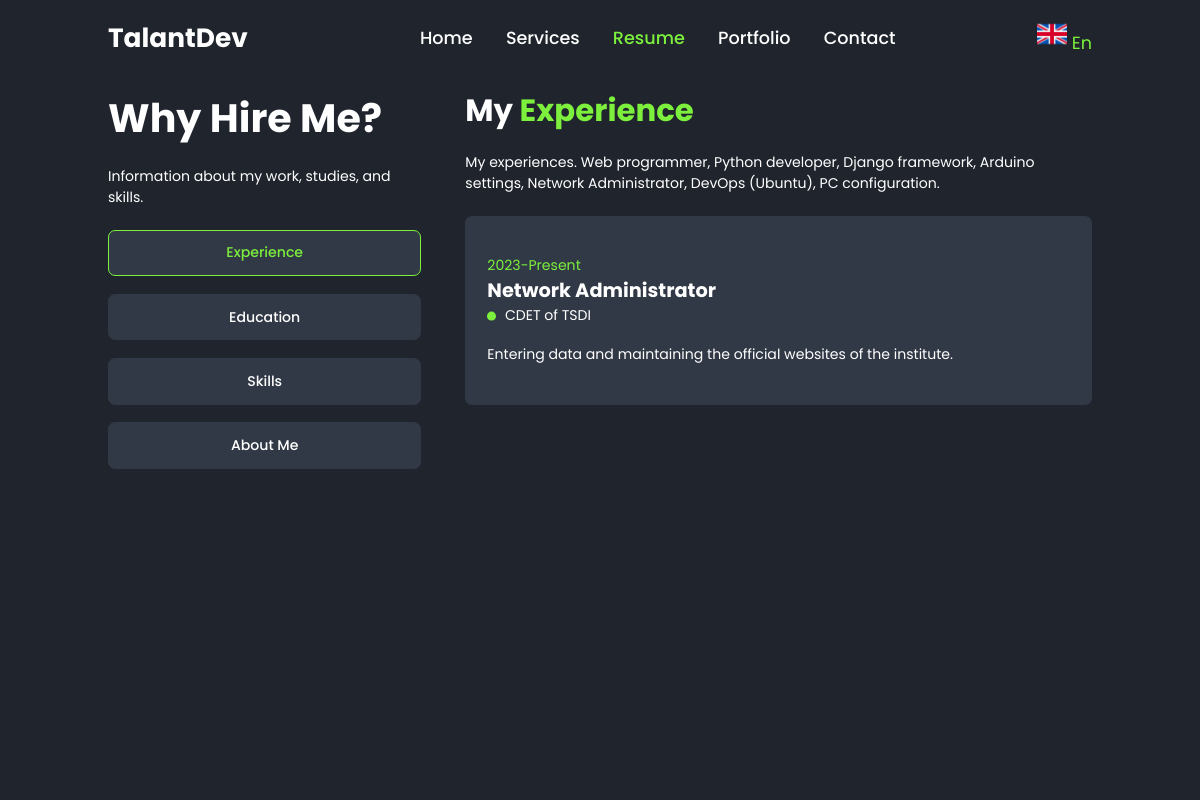
/en/resume/, run on the app's committed database.
### main/models.py (models this page shows, shortened)
class Language(models.Model):
    base = models.CharField(max_length=20)
    base_url = models.CharField(max_length=20)
    base_img = models.ImageField(upload_to='images/', null=True)
    first = models.CharField(max_length=20)
    first_url = models.CharField(max_length=20)
    first_img = models.ImageField(upload_to='images/', null=True)
    second = models.CharField(max_length=20)
    second_url = models.CharField(max_length=20)
    second_img = models.ImageField(upload_to='images/', null=True)
    create_at = models.DateTimeField(auto_now_add=True)
    update_at = models.DateTimeField(auto_now=True)

class Page(models.Model):  # Page model for Resume Page Card, Skill and About Me section
    name = models.CharField(max_length=100, verbose_name="Name")  # Multilanguage
    content = models.TextField(verbose_name="Content")  # Multilanguage
    create_at = models.DateTimeField(auto_now_add=True)
    update_at = models.DateTimeField(auto_now=True)

class Card(models.Model):  # Card model for Resume page Experience and Education sections
    page = models.ForeignKey(Page, on_delete=models.SET_NULL, null=True, verbose_name="Experience or Education")
    date_time = models.CharField(max_length=100, verbose_name="Date day")  # Multilanguage
    direction = models.CharField(max_length=100, verbose_name="Yo'nalish")  # Multilanguage
    company = models.CharField(max_length=100, verbose_name="Company")  # Multilanguage
    content = models.TextField(verbose_name="Content")  # Multilanguage
    create_at = models.DateTimeField(auto_now_add=True)
    update_at = models.DateTimeField(auto_now=True)

### main/views.py (the view)
# urls.py: path('resume/', views.resume, name='resume'),
def resume(request):
    experience = Page.objects.first()
    education = Page.objects.all()[1]
    skill = Page.objects.all()[2]
    about_me = Page.objects.all()[3]
    experiences = Card.objects.filter(page=experience)
    educations = Card.objects.filter(page=education)
    skills = Skill.objects.filter(skill=skill)
    abouts_me = AboutMe.objects.all()
    language = get_languages()
    context = {
        'experience': experience,
        'education': education,
        'skill': skill,
        'about_me': about_me,
        'experiences': experiences,
        'educations': educations,
        'skills': skills,
        'abouts_me': abouts_me,
        'language': language,
    }
    return render(request, 'resume.html', context)

### main/function.py (called while the page is built)
def get_languages():
    return Language.objects.first()

### templates/resume.html (shortened to what this page needs)
<!doctype html>
{% load static %}
{% load i18n %}
<html lang="en">
<head>
    <link href='https://unpkg.com/boxicons@2.1.4/css/boxicons.min.css' rel='stylesheet'>
    <link rel="stylesheet" href="{% static 'style/style.css' %}">
</head>
<body>
<header class="active">
    <a href="{% url 'main:welcome' %}" class="logo">{% trans "TalantDev" %}</a>
    <nav>
        <a href="{% url 'main:welcome' %}">{% trans "Home" %}</a>
        <a href="{% url 'main:services' %}">{% trans "Services" %}</a>
        <a href="{% url 'main:resume' %}" class="active">{% trans "Resume" %}</a>
        <a href="{% url 'main:portfolio' %}">{% trans "Portfolio" %}</a>
        <a href="{% url 'main:contact' %}">{% trans "Contact" %}</a>
    </nav>
    <div class="dropdowns">
        <span id="lang">
            <img src="{{ language.base_img.url }}" alt="" width="30">
            {{ language.base }}
        </span>
    </div>
</header>
<div class="bars-box active">
    <div class="bar" style="--i:6;"></div>
    <div class="bar" style="--i:1;"></div>
</div>
<section class="resume active">
    <div class="resume-container">
        <div class="resume-box">
            <h2>
                {% trans 'Why Hire Me?' %}
            </h2>
            <p class="desc">
                {% trans "Information about my work, studies, and skills." %}
            </p>
            <button class="resume-btn active">
                {% trans "Experience" %}
            </button>
            <button class="resume-btn">
                {% trans "Education" %}
            </button>
            <button class="resume-btn">
                {% trans "Skills" %}
            </button>
            <button class="resume-btn">
                {% trans "About Me" %}
            </button>
        </div>
        <div class="resume-box">
            <div class="resume-detail experience active">
                <h2 class="heading">
                    {% trans "My" %}
                    <span>
                        {{ experience.name }}
                    </span>
                </h2>
                <p class="desc">
                    {{ experience.content }}
                </p>
                <div class="resume-list">
                    {% for experien in experiences %}
                        <div class="resume-item">
                            <p class="year">
                                {{ experien.date_time }}
                            </p>
                            <h3>
                                {{ experien.direction }}
                            </h3>
                            <p class="company">
                                {{ experien.company }}
                            </p>
                            <p>
                                {{ experien.content }}
                            </p>
                        </div>
                    {% endfor %}
                </div>
            </div>
        </div>
    </div>
</section>
</body>
</html>

### static/style/style.css (style rules this page uses)
* { margin: 0; padding: 0; box-sizing: border-box; text-decoration: none; border: none; outline: none; font-family: "Poppins", "sans-serif"; }
:root { --bg-color: #1f242d; --second-bg-color: #323946; --main-color: #7cf03d; --white-color: #fff; --disabled-color: #fff3; }
html { font-size: 62.5%; }
body { color: var(--white-color); }
header { position: fixed; top: 0; left: 0; width: 100%; padding: 2rem 9%; background: var(--bg-color); display: flex; justify-content: space-between; align-items: center; z-index: 100; visibility: hidden; opacity: 0; }
header.active { animation: show-header 1.5s linear forwards; animation-delay: 1.2s; }
.logo { font-size: 3rem; color: var(--white-color); font-weight: 700; }
nav a { font-size: 2rem; color: var(--white-color); font-weight: 500; margin-left: 3.5rem; transition: 0.5s; }
nav a:hover, nav a.active { color: var(--main-color); }
.dropdowns { position: relative; display: inline-block; font-size: 2rem; }
.bars-box { position: absolute; width: 100%; height: 100%; display: flex; }
.bars-box .bar { width: 100%; height: 100%; background: var(--bg-color); animation: hide-bars 0.5s ease-in-out both; animation-delay: calc(0.1s * var(--i)); }
.bars-box.active .bar { animation: show-bars 0.5s ease-in-out both; animation-delay: calc(0.1s * var(--i)); }
section { position: absolute; width: 100%; height: 100%; padding: 10rem 9% 2rem; visibility: hidden; opacity: 0; overflow: hidden; }
section.active { animation: show-content 1.5s linear forwards; animation-delay: 1.6s; }
.heading { font-size: 3.5rem; text-align: center; margin-bottom: 1rem; }
.heading span { color: var(--main-color); }
.resume-container { display: grid; grid-template-columns: 1fr 2fr; gap: 5rem; }
.resume-box h2 { font-size: 4.5rem; }
.resume-box p { font-size: 1.6rem; }
.resume-box .desc { margin: 2rem 0 2.5rem; }
.resume-box .resume-btn { width: 100%; height: 5.3rem; background: var(--second-bg-color); border: 0.2rem solid var(--second-bg-color); font-size: 1.6rem; color: var(--white-color); font-weight: 500; margin-bottom: 2rem; border-radius: 0.8rem; cursor: pointer; }
.resume-box .resume-btn.active { border-color: var(--main-color); color: var(--main-color); }
.resume-detail { display: none; }
.resume-detail.active { display: block; }
.resume-box .heading { font-size: 3.5rem; text-align: left; }
.resume-list { display: grid; grid-template-columns: repeat(auto-fit, minmax(30rem, 1fr)); gap: 2rem; height: 45rem; overflow: auto; }
.resume-list .resume-item { background: var(--second-bg-color); border-radius: 0.8rem; padding: 3rem 2.5rem; height: calc((45rem - 2rem) / 2); display: flex; flex-direction: column; justify-content: center; }
.resume-item .year { color: var(--main-color); }
.resume-item h3 { font-size: 2.2rem; }
.resume-item .company { position: relative; margin-left: 2rem; margin-bottom: 2rem; }
.resume-item .company::before { content: ""; position: absolute; top: 50%; transform: translateY(-50%); padding: 0.5rem; background: var(--main-color); border-radius: 50%; margin-left: -2rem; }
.dropdowns span { color: var(--main-color); }
@media screen and (max-width: 1200px) { html { font-size: 55%; } }

### data on the page
Language: base_img (picture), base "En"
Page: name "Experience", content "My experiences. Web programmer, Python developer, Django framework, Arduino settings, Network Administrator, DevOps (Ubuntu), PC configuration."
Card: date_time "2023-Present", direction "Network Administrator", company "CDET of TSDI", content "Entering data and maintaining the official websites of the institute."
